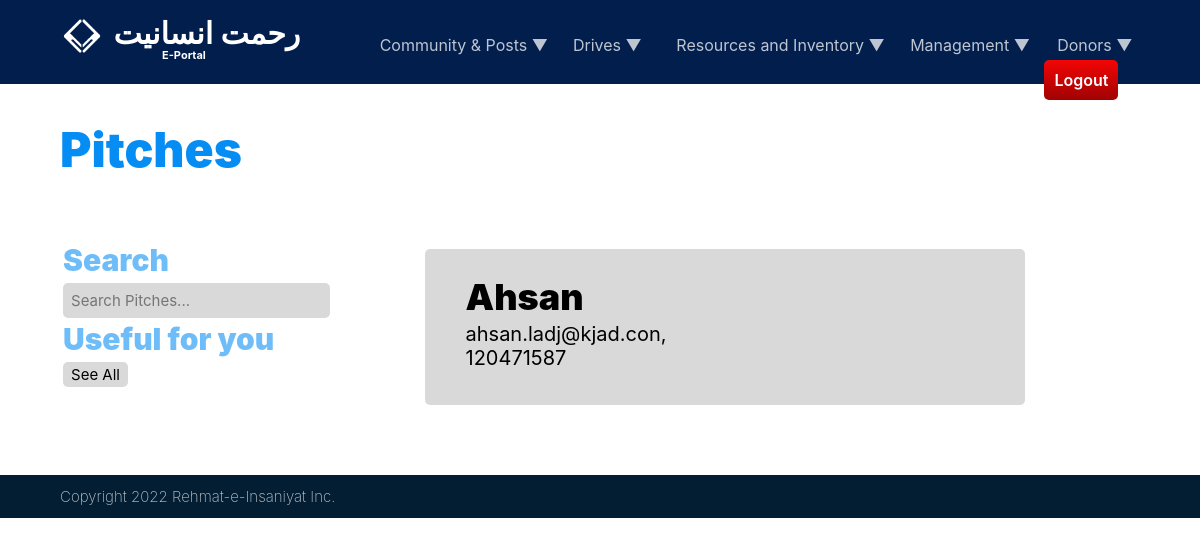
Page /employees/pitches/ (signed in) on the committed database.
### employees/models.py (models this page shows, shortened)
class Pitch(models.Model):
    name = models.CharField(max_length=100)
    email = models.EmailField(null=True, blank=True)
    phone_no = models.CharField(max_length=30)
    class Meta:
        ordering = ["-id"]

### employees/views.py (the view)
# urls.py: path('pitches/', views.pitches, name='pitches'),  # contact us table
@login_required(login_url='login')
def pitches(request):
    if request.GET.get('q') != None:
        q = request.GET.get('q')
    else:
        q = ''
    pitches = Pitch.objects.filter(
        Q(name__icontains=q)
        )
    context = {
        'pitches': pitches,
    }
    return render(request, 'employees/pitches.html', context)

### employees/templates/employees/pitches.html (shortened to what this page needs)
{% extends 'main.html' %}
{% block content %}
<div class="pg_head_container">
    <element class="pg_head">Pitches</element>
</div>
<table id="pg_divider" style="margin: 5%; width:90%">
    <tr>
        <td width=30% style="vertical-align: top; padding-right: 5%;">
            <element class="subhead">Search</element>
            <form method="GET" action="{% url 'pitches' %}">
                <input class="usr_rect" type="search" name="q" placeholder="Search Pitches...">
            </form>
            <element class="subhead">Useful for you</element>
            <a href="{% url 'pitches' %}"><button class="pst_filter">See All</button></a>
        </td>
        <td width="70%">
            {% for pitch in pitches %}
            <table class="pst_container" style="width: 80%; margin-left: 5%;">
                <tr>
                    <td width=84% rowspan="2">
                        <div class="pst_title">{{ pitch.name }}</div>
                        <div class="pst_txt">{{ pitch.email }}, {{ pitch.phone_no }}</div>
                    </td>
                    {% if request.user.is_authenticated %}
                    <td>
                    </td>
                    {% endif %}
                </tr>
            </table>
            {% endfor %}
        </td>
    </tr>
</table>
{% endblock content %}

### static/css/page_header.css (style rules this page uses)
.pg_head_container { width: 30%; margin-left: 5%; font-size: 20px; position: relative; vertical-align: middle; }
.pg_head { margin-top: 10%; display: block; color: #058DF3; font-family: 'Inter Black'; font-size: 48px; }

### static/css/extra_txtfx.css (style rules this page uses)
.subhead { position: relative; color: #058cf393; top: 0%; padding-bottom: 1%; font-family: "Inter Black"; display: block; opacity: 100%; font-weight: bolder; font-size: 30px; }

### static/css/post.css (style rules this page uses)
.pst_container { padding: 3%; margin-top: 1%; width: 100%; display: block; background-color: rgb(180, 180, 180, 0.5); border-radius: 5px; margin-bottom: 1%; }
.pst_title { padding-left: 5%; position: relative; display: block; font-family: 'Inter Black'; font-size: 36px; width: 70%; }
.pst_txt { width: 90%; padding-left: 5%; padding-bottom: 3%; margin-top: 1%; position: relative; display: block; font-family: 'Inter'; font-size: 20px; }
.pst_filter { font-size: 15px; font-family: 'Inter'; padding: 1%; padding-left: 3%; padding-right: 3%; margin-top: 1%; margin-bottom: 1%; border: 0px; border-radius: 5px; background-color: #D9D9D9; display: inline-block; color: rgba(0, 0, 0, 1); width: fit-content; }

### static/css/user_fields.css (style rules this page uses)
.usr_rect { width: 100%; font-size: 15px; font-family: 'Inter'; padding: 3%; margin-top: 1%; margin-bottom: 1%; border: 0px; border-radius: 5px; background-color: #D9D9D9; color: rgba(0, 0, 0, 0.50); height: fit-content; }

### rows in the picture
Pitch: name "Ahsan", email "ahsan.ladj@kjad.con", phone_no "120471587"
